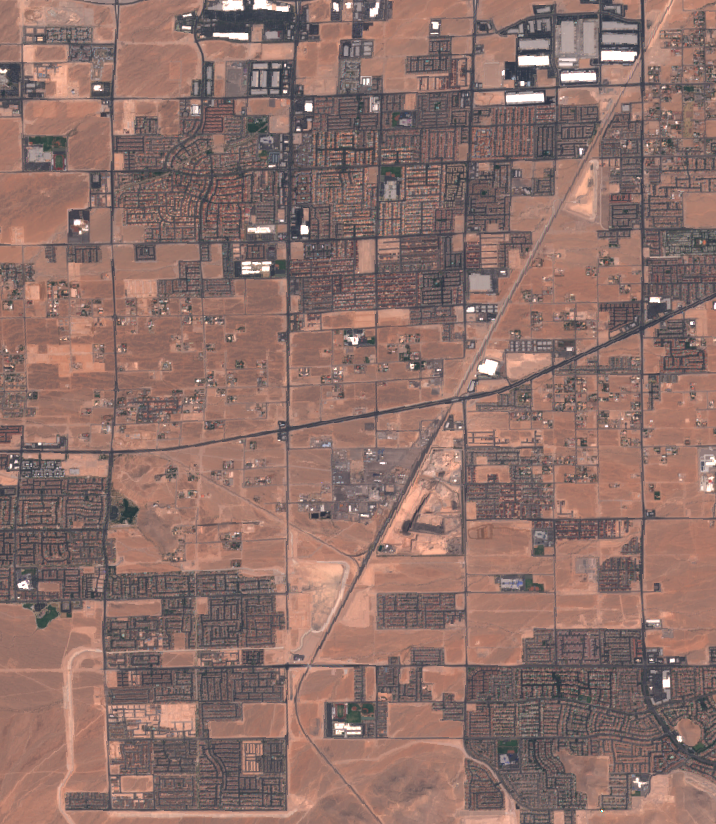
#> input picture air5.png, 716 x 824 px
$ python hybrid_image_rationing.py   (older library calls are emulated)
#> lines starting #> are read from the running program, lines starting #| are printed output that depends on the picture
### pre_post_processing.py
"""Importing libraries"""
import numpy as np
import cv2
import rasterio # pylint: disable=import-error
import tifffile # pylint: disable=import-error
from osgeo import gdal
class pre_post_processing:
    def convert_gray_to_rgb(self, image):
        """Conversion of single band image to three band image"""
        if len(image.shape) == 2:
            return np.broadcast_to(image[:, :, np.newaxis], (*image.shape, 3))
        return image
    # [68 lines left out: functions calculate_index, process_image, create_masks, apply_mask, load_optical_tif_ntf_images, not called in this run]
    def load_sar_rgb_images(self, image_path1, image_path2):
        """Load one and three channel images"""
        if image_path1.lower().endswith(('.tif', '.tiff')):
            image1 = tifffile.imread(image_path1)
            image2 = tifffile.imread(image_path2)
        elif image_path1.lower().endswith(('.nitf', '.ntf')):
            dataset_1 = gdal.Open(image_path1)
            dataset_2 = gdal.Open(image_path2)
            image1 = dataset_1.ReadAsArray()
            image2 = dataset_2.ReadAsArray()
        elif image_path1.lower().endswith(('.jpg', '.jpeg', '.bmp', '.png')):
            image1 = cv2.imread(image_path1) # pylint: disable=no-member
            image2 = cv2.imread(image_path2) # pylint: disable=no-member
        if image1 is None or image2 is None:
            print(f"Error: Unable to load images {image_path1} or {image_path2}")
            return None, None
        image1 = self.convert_gray_to_rgb(image1)
        image2 = self.convert_gray_to_rgb(image2)
        if image1.shape != image2.shape:
            image2 = cv2.resize(image2, (image1.shape[1], image1.shape[0])) # pylint: disable=no-member
        return image1, image2
    # [132 lines left out: functions process_tif, process_ntf, automatic_brightness_contrast, not called in this run]
    def overlay_image(self, change_map_resized, image):
        """Overlay change map on input images"""
        _, binary_mask = cv2.threshold(change_map_resized, 200, 255, cv2.THRESH_BINARY)  # pylint: disable=no-member
        green_mask = np.zeros_like(image)
        indices = np.where(binary_mask == 255)
        green_mask[indices[0], indices[1], :] = [0, 255, 0]
        overlay = cv2.add(image, green_mask)  # pylint: disable=no-member
        return overlay
    # [9 lines left out: function save_nitf_ntf_image, not called in this run]
    def hybrid_image_rationing(self, scale_1, scale_2):
        """Image rationing with differencing and edge enhancement"""
        scale_1 = scale_1.astype(np.float32)
        scale_2 = scale_2.astype(np.float32)
        epsilon = 1e-5
        ratio_image = np.divide(scale_1 + epsilon, scale_2 + epsilon)
        ratio_image = np.clip(ratio_image, 0.1, 10)
        log_ratio_image = np.log1p(ratio_image)
        diff_image = np.abs(scale_1 - scale_2)
        edge_enhanced = cv2.Laplacian(diff_image.astype(np.uint8), cv2.CV_64F) # pylint: disable=no-member
        edge_enhanced = np.abs(edge_enhanced)
        fused_result = log_ratio_image + edge_enhanced + diff_image
        normalized_image = ((fused_result - fused_result.min()) /
                            (fused_result.max() - fused_result.min()) * 255).astype(np.uint8)
        return normalized_image
    def change_detection(self, ratio_img, threshold):
        """Change detection using image rationing"""
        _, change_mask = cv2.threshold(ratio_img, threshold, 255, cv2.THRESH_BINARY) # pylint: disable=no-member
        return change_mask

### hybrid_image_rationing.py
"""Importing libraries"""
import time
import os
import cv2
import rasterio # pylint: disable=import-error
import tifffile # pylint: disable=import-error
from osgeo import gdal
from pre_post_processing import pre_post_processing
obj = pre_post_processing()
def run_change_detection(image_path1, image_path2):
    """Main execution block"""
    start_time = time.time()
    file_ext1 = os.path.splitext(image_path1)[-1].lower()
    file_ext2 = os.path.splitext(image_path2)[-1].lower()
    if file_ext1 != file_ext2:
        print("Error: Image formats do not match")
        return
    if file_ext1 in ['.jpg', '.jpeg', '.bmp', '.png']:
        image1, image2 = obj.load_sar_rgb_images(image_path1, image_path2)
#> in load_sar_rgb_images, image1 is the input picture: shape (824, 716, 3); mean B, G, R 105.7, 112.5, 142.2
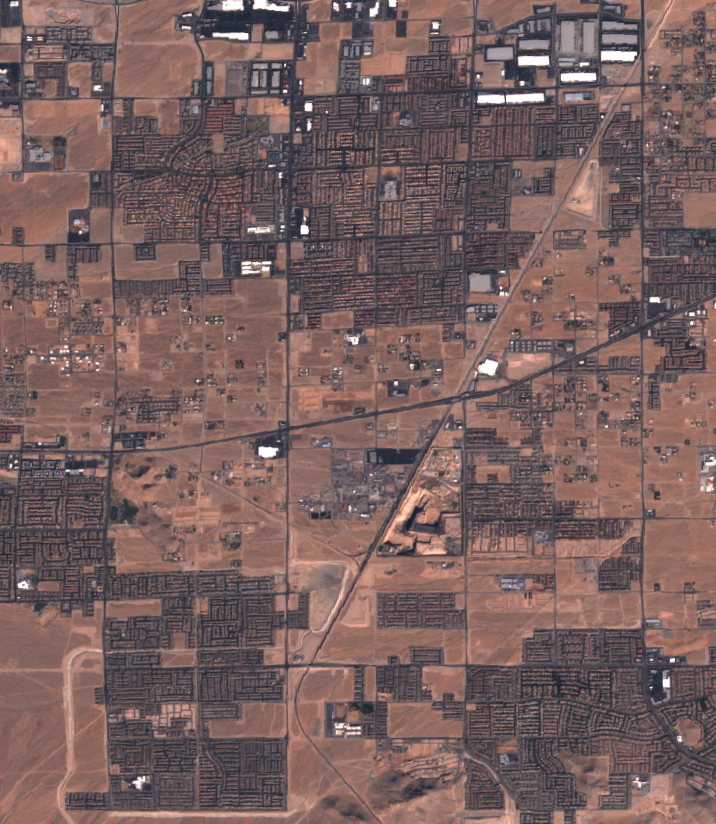
#> input picture air6.png, 716 x 824 px
#> in load_sar_rgb_images, image2 is the input picture: shape (824, 716, 3); mean B, G, R 94.6, 96, 120.1
        gray1 = cv2.cvtColor(image1, cv2.COLOR_BGR2GRAY) # pylint: disable=no-member
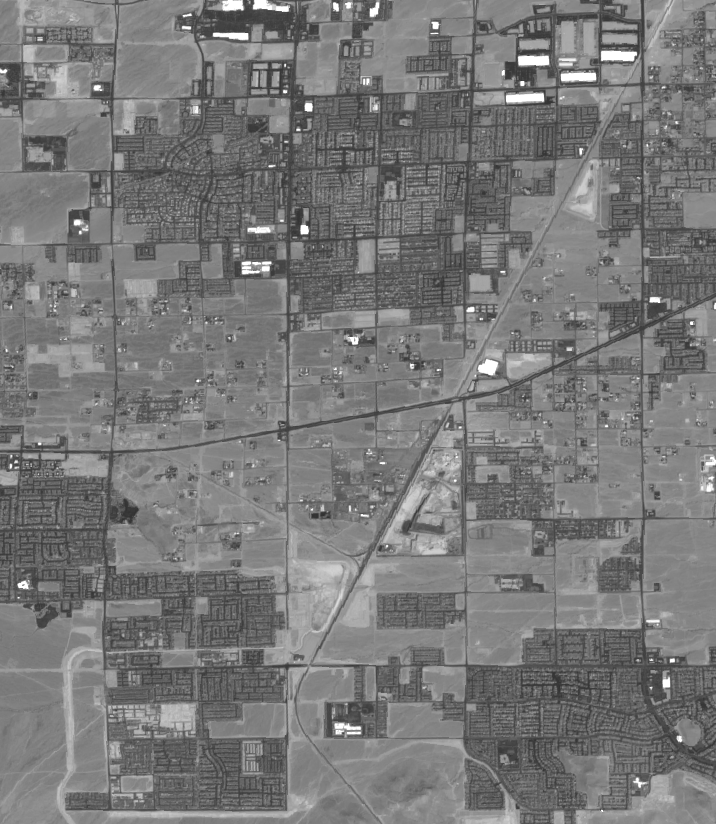
#> gray1: shape (824, 716); min 49, max 255, mean 120.6
        gray2 = cv2.cvtColor(image2, cv2.COLOR_BGR2GRAY) # pylint: disable=no-member
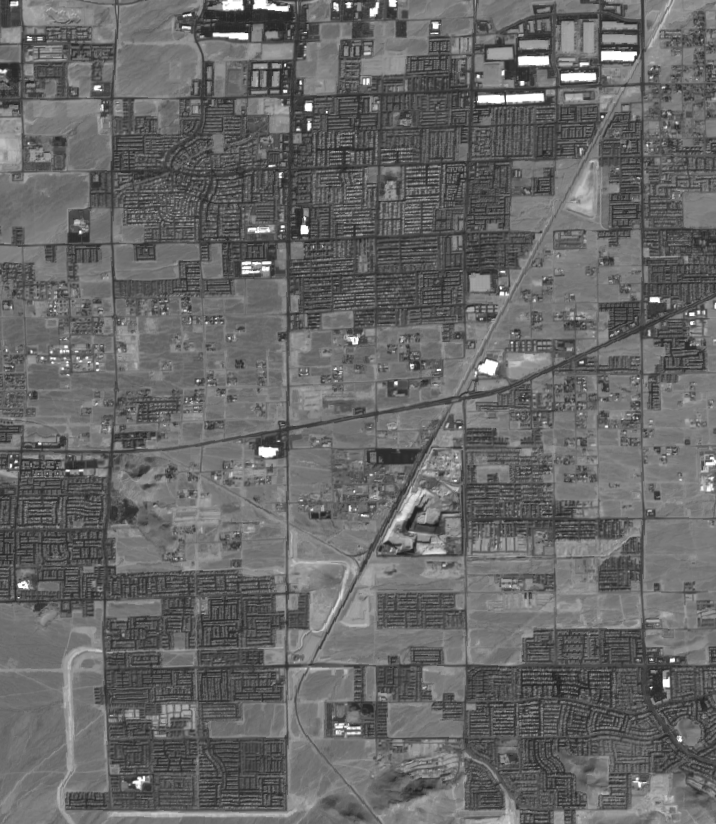
#> gray2: shape (824, 716); min 27, max 255, mean 103.1
    elif file_ext1 in ['.tif', '.tiff']:
        with rasterio.open(image_path1) as src1:
            bands1 = src1.read()
        with rasterio.open(image_path2) as src2:
            bands2 = src2.read()
        num_bands1 = bands1.shape[0]
        num_bands2 = bands2.shape[0]
        if num_bands1 == 1 and num_bands2 == 1:
            print("Detected: single-band image")
            image1, image2 = obj.load_sar_rgb_images(image_path1, image_path2)
            gray1 = cv2.cvtColor(image1, cv2.COLOR_BGR2GRAY) # pylint: disable=no-member
            gray2 = cv2.cvtColor(image2, cv2.COLOR_BGR2GRAY) # pylint: disable=no-member
        else:
            print("Detected: multi-band image")
            user_input = int(input("1: Without preprocessing, 2: With preprocessing: "))
            image1, image2 = obj.load_optical_tif_ntf_images(image_path1,
                                                     image_path2, apply_preprocessing=False)
            rgb_image1_tif, is_grayscale = obj.process_tif(image1)
            if not is_grayscale:
                rgb_image1_tif, _, _ = obj.automatic_brightness_contrast(rgb_image1_tif)
            rgb_image2_tif, is_grayscale = obj.process_tif(image2)
            if not is_grayscale:
                rgb_image2_tif, _, _ = obj.automatic_brightness_contrast(rgb_image2_tif)
            if user_input == 2:
                masked_image1, masked_image2 = obj.load_optical_tif_ntf_images(
                  image_path1, image_path2, apply_preprocessing=True)
                rgb_mask_image1_tif, is_grayscale = obj.process_tif(masked_image1)
                if not is_grayscale:
                    rgb_mask_image1_tif, _, _ = obj.automatic_brightness_contrast(rgb_mask_image1_tif)
                rgb_mask_image2_tif, is_grayscale = obj.process_tif(masked_image2)
                if not is_grayscale:
                    rgb_mask_image2_tif, _, _ = obj.automatic_brightness_contrast(rgb_mask_image2_tif)
                gray1 = cv2.cvtColor(rgb_mask_image1_tif, cv2.COLOR_BGR2GRAY) # pylint: disable=no-member
                gray2 = cv2.cvtColor(rgb_mask_image2_tif, cv2.COLOR_BGR2GRAY) # pylint: disable=no-member
            else:
                gray1 = cv2.cvtColor(rgb_image1_tif, cv2.COLOR_BGR2GRAY) # pylint: disable=no-member
                gray2 = cv2.cvtColor(rgb_image2_tif, cv2.COLOR_BGR2GRAY) # pylint: disable=no-member
    elif file_ext1 in ['.ntf', '.nitf']:
        dataset_1 = gdal.Open(image_path1)
        dataset_2 = gdal.Open(image_path2)
        num_bands1 = dataset_1.RasterCount
        num_bands2 = dataset_2.RasterCount
        if num_bands1 == 1 and num_bands2 == 1:
            print("Detected: single-band image")
            image1, image2 = obj.load_sar_rgb_images(image_path1, image_path2)
            gray1 = cv2.cvtColor(image1, cv2.COLOR_BGR2GRAY)  # pylint: disable=no-member
            gray2 = cv2.cvtColor(image2, cv2.COLOR_BGR2GRAY)  # pylint: disable=no-member
        else:
            print("Detected: multi-band image")
            user_input = int(input("1: Without preprocessing, 2: With preprocessing: "))
            image1, image2 = obj.load_optical_tif_ntf_images(image_path1,
                                                     image_path2, apply_preprocessing=False)
            rgb_image1_ntf, is_grayscale = obj.process_ntf(image1)
            if not is_grayscale:
                rgb_image1_ntf, _, _ = obj.automatic_brightness_contrast(rgb_image1_ntf)
            rgb_image2_ntf, is_grayscale = obj.process_ntf(image2)
            if not is_grayscale:
                rgb_image2_ntf, _, _ = obj.automatic_brightness_contrast(rgb_image2_ntf)
            if user_input == 2:
                masked_image1, masked_image2 = obj.load_optical_tif_ntf_images(
                  image_path1, image_path2, apply_preprocessing=True)
                rgb_mask_image1_ntf, is_grayscale = obj.process_ntf(masked_image1)
                if not is_grayscale:
                    rgb_mask_image1_ntf, _, _ = obj.automatic_brightness_contrast(rgb_mask_image1_ntf)
                rgb_mask_image2_ntf, is_grayscale = obj.process_ntf(masked_image2)
                if not is_grayscale:
                    rgb_mask_image2_ntf, _, _ = obj.automatic_brightness_contrast(rgb_mask_image2_ntf)
                gray1 = cv2.cvtColor(rgb_mask_image1_ntf, cv2.COLOR_BGR2GRAY) # pylint: disable=no-member
                gray2 = cv2.cvtColor(rgb_mask_image2_ntf, cv2.COLOR_BGR2GRAY) # pylint: disable=no-member
            else:
                gray1 = cv2.cvtColor(rgb_image1_ntf, cv2.COLOR_BGR2GRAY) # pylint: disable=no-member
                gray2 = cv2.cvtColor(rgb_image2_ntf, cv2.COLOR_BGR2GRAY) # pylint: disable=no-member
    if gray1.shape != gray2.shape:
        gray2 = cv2.resize(gray2, (gray1.shape[1], gray1.shape[0])) # pylint: disable=no-member
    threshold_val = int(input("Threshold (0-255): ")) # User can vary threshold (preferred 40-60)
#> the answer given: 100
    rationing = obj.hybrid_image_rationing(gray1, gray2)
#> in hybrid_image_rationing, `ratio_image = np.divide(scale_1 + epsilon, scale_2 + epsilon)`:
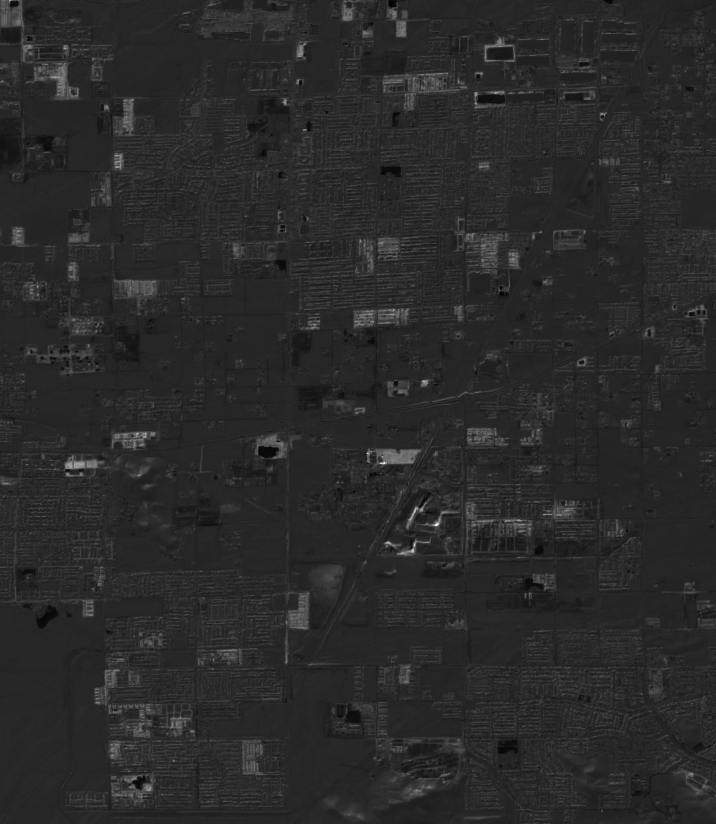
#> ratio_image: shape (824, 716) float32; min 0.306, max 5.75, mean 1.2; drawn with min black and max white
#> in hybrid_image_rationing, `log_ratio_image = np.log1p(ratio_image)`:
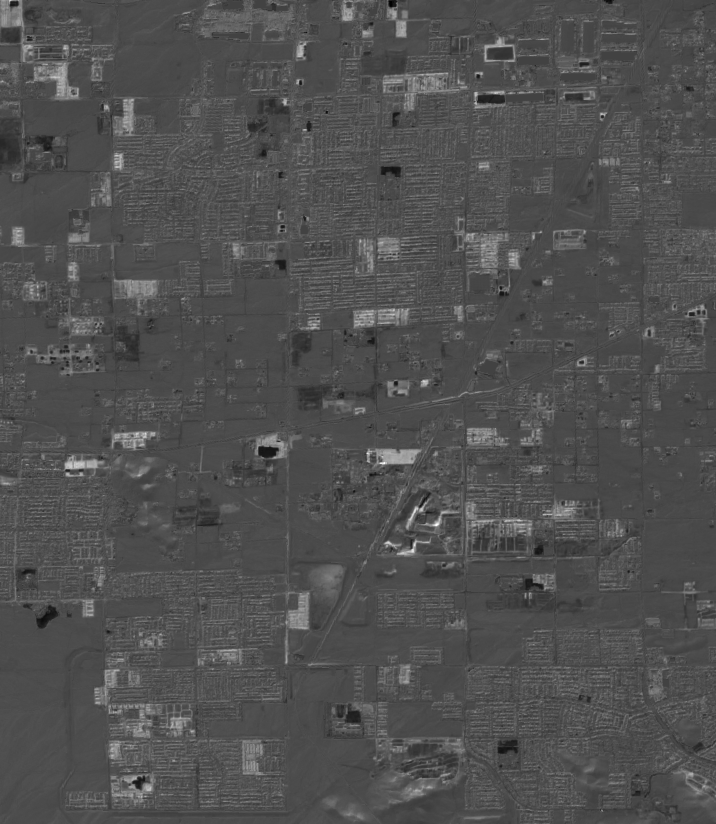
#> log_ratio_image: shape (824, 716) float32; min 0.267, max 1.91, mean 0.786; drawn with min black and max white
#> in hybrid_image_rationing, `edge_enhanced = cv2.Laplacian(diff_image.astype(np.uint8), cv2.CV_64F)`:
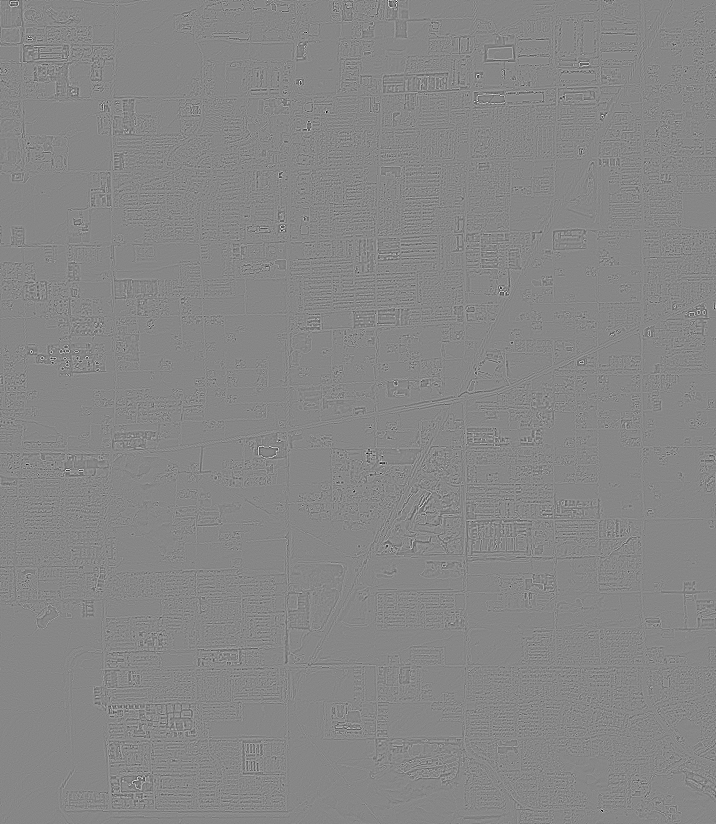
#> edge_enhanced: shape (824, 716) float64; min -312, max 277, mean 0; drawn with min black and max white
    change_map = obj.change_detection(rationing, threshold_val)
#> in change_detection, `_, change_mask = cv2.threshold(ratio_img, threshold, 255, cv2.THRESH_B..`:
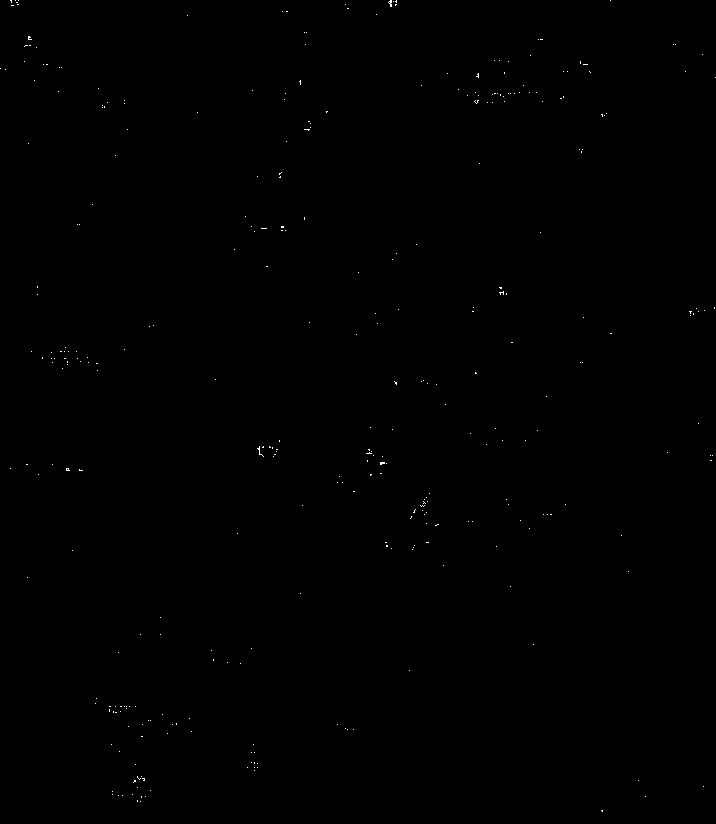
#> change_mask: shape (824, 716); 0.1% white in thin lines or dots
    end_time = time.time()
    print("Computational time in seconds:", end_time - start_time)
    output_path = None
    if all(path.lower().endswith(('.tif', '.tiff')) for path in (image_path1, image_path2)):
        with rasterio.open(image_path1) as src:
            num_bands = src.count
        output_path = 'Output_image.tif'
        if num_bands > 3:
            overlay = obj.overlay_image(change_map, rgb_image1_tif)
        else:
            overlay = obj.overlay_image(change_map, image1)
        tifffile.imwrite(output_path, overlay)
    elif all(path.lower().endswith(('.nitf')) for path in (image_path1, image_path2)):
        dataset = gdal.Open(image_path1, gdal.GA_ReadOnly)
        num_bands = dataset.RasterCount
        output_path = 'Output_image.nitf'
        if num_bands > 3:
            overlay = obj.overlay_image(change_map, rgb_image1_ntf)
        else:
            overlay = obj.overlay_image(change_map, image1)
        obj.save_nitf_ntf_image(output_path, overlay, image_path1)
    elif all(path.lower().endswith(('.ntf')) for path in (image_path1, image_path2)):
        dataset = gdal.Open(image_path1, gdal.GA_ReadOnly)
        num_bands = dataset.RasterCount
        output_path = 'Output_image.ntf'
        if num_bands > 3:
            overlay = obj.overlay_image(change_map, rgb_image1_ntf)
        else:
            overlay = obj.overlay_image(change_map, image1)
        obj.save_nitf_ntf_image(output_path, overlay, image_path1)
    else:
        overlay = obj.overlay_image(change_map, image1)
#> in overlay_image, `indices = np.where(binary_mask == 255)`: indices = 592 positions, rows 0 to 811, columns 0 to 715
        output_path = 'Output_image.png'
        cv2.imwrite(output_path, overlay) # pylint: disable=no-member
    print(f'Output saved to {output_path}')
image_path1 = 'air5.png'  # Path of Image_1
image_path2 = 'air6.png'  # Path of Image_2
run_change_detection(image_path1, image_path2)
